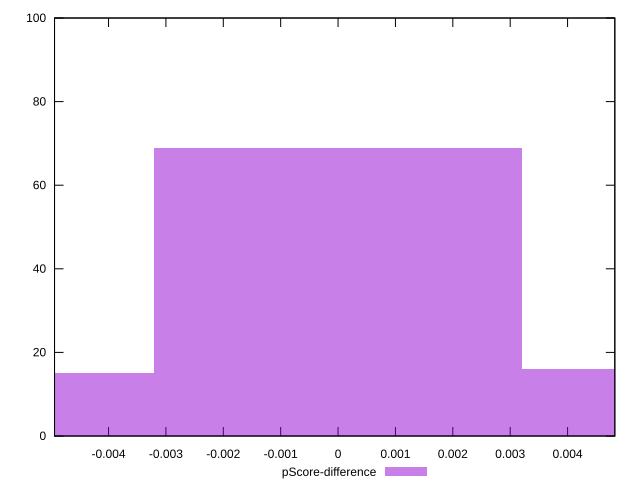

Recreate this plot in gnuplot.
reset

$pScoreDifference <<EOF
0 69
0.006412109721844172 16
-0.006412109721844172 15
EOF

set key outside below
set boxwidth 0.006412109721844172
set xrange [-0.004941176470588227:0.0048235294117647265]
set yrange [0:100]
set trange [0:100]
set style fill transparent solid 0.5 noborder
set terminal svg size 640, 490 enhanced background rgb 'white'
set output "reports/report_00028_2021-02-24T12-49-42.674Z/uses-rel-preload/samples/agenda/pScore-difference/histogram.svg"

plot $pScoreDifference title "pScore-difference" with boxes

reset
